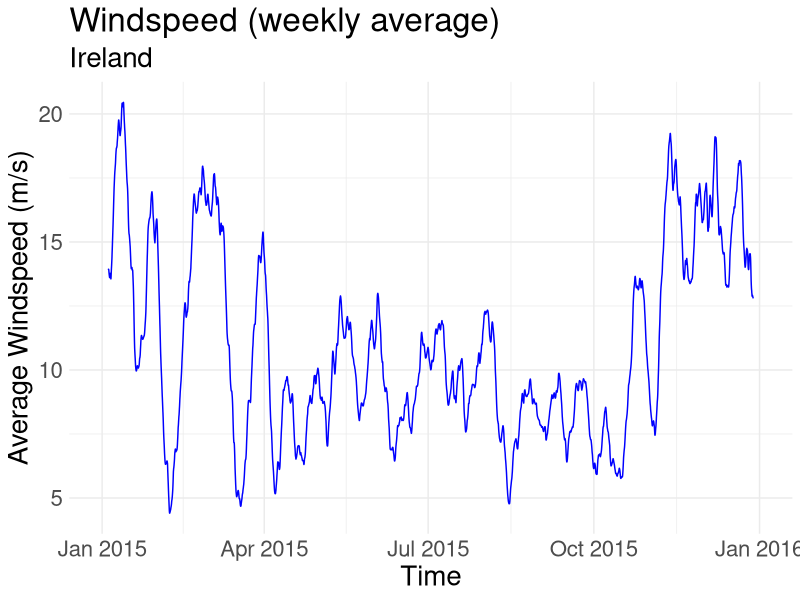
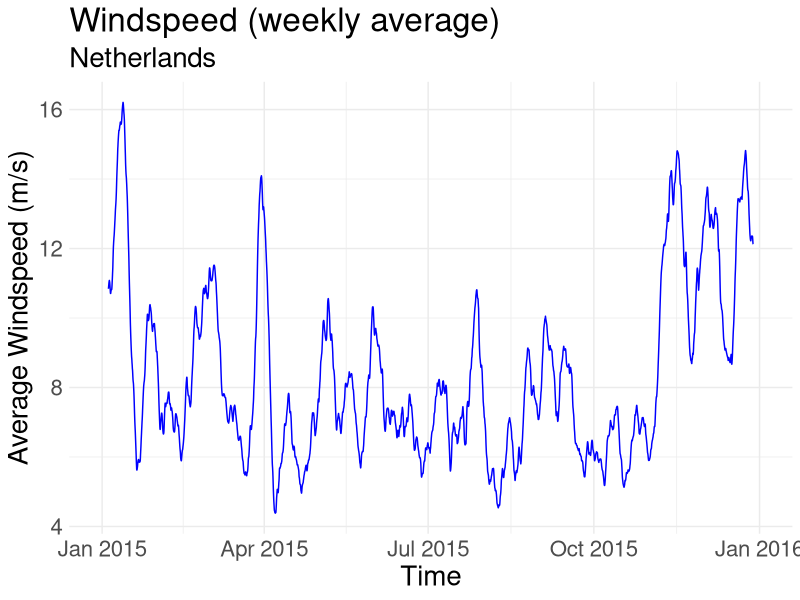
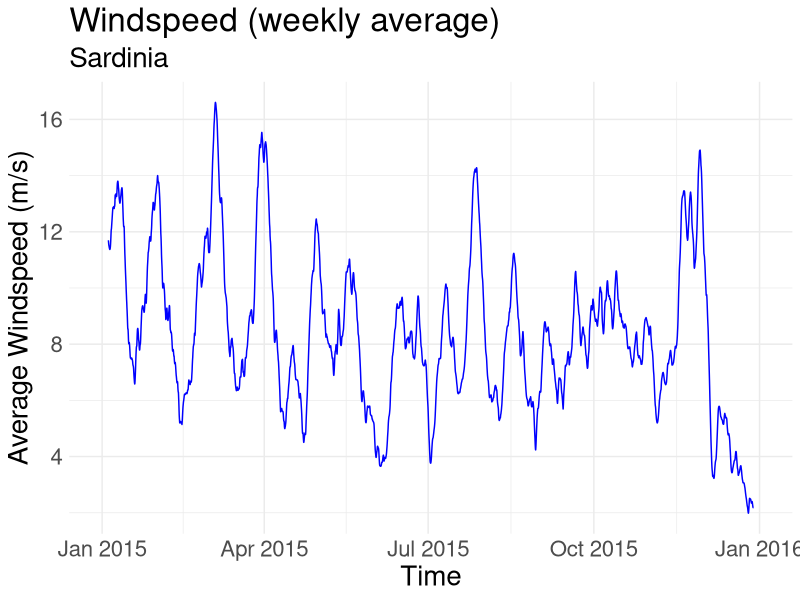
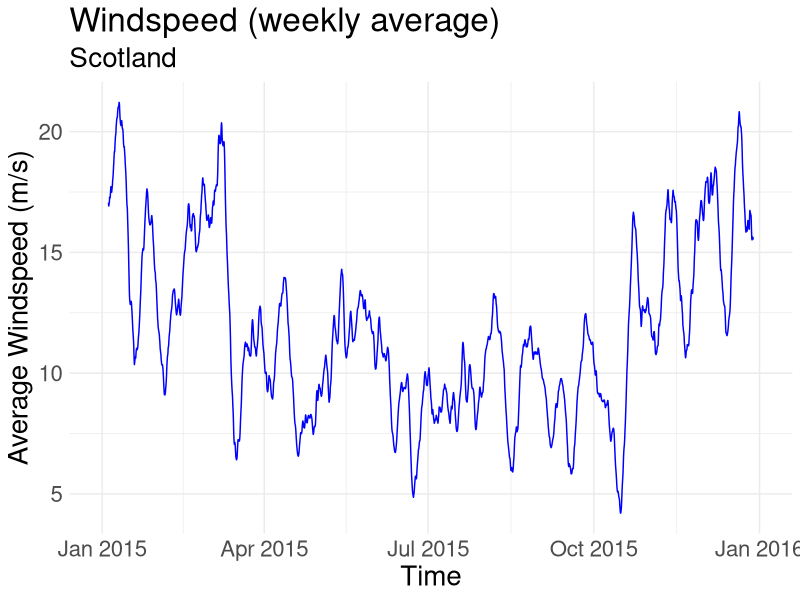

Here is the R script that generated these plots, in order:
## ---- chunk 1
knitr::opts_chunk$set(echo = TRUE)
## ---- chunk 2
ireland <- read.csv("Data/Ireland.csv")
ireland <- ireland[,c(2:9)]
ireland$TIME <- strptime(ireland$TIME, format ="%d/%m/%Y %H:%M")

netherlands <- read.csv("Data/Netherlands.csv")
netherlands <- netherlands[,c(2:9)]
netherlands$TIME <- strptime(netherlands$TIME, format ="%d/%m/%Y %H:%M")

sardinia <- read.csv("Data/Sardinia.csv")
sardinia <- sardinia[,c(2:9)]
sardinia$TIME <- strptime(sardinia$time, format ="%d/%m/%Y %H:%M")

scotland <- read.csv("Data/Scotland.csv")
scotland <- scotland[,c(2:9)]
scotland$TIME <- strptime(scotland$TIME, format ="%d/%m/%Y %H:%M")

## ---- chunk 3
library(ggplot2)
library(magrittr)
library(zoo)

ireland_ws <- ireland %>%
  ggplot(aes(x = as.POSIXct(TIME), y = WS)) +
  geom_line(aes(y=rollmean(WS, 336, na.pad=TRUE)), color = "blue") + 
  #coord_x_date(xlim = c("2015-01-01", "2015-31-12")) + # Zoom in
  labs(x = "Time", y = "Average Windspeed (m/s)", title = "Windspeed (weekly average)", subtitle = "Ireland") +
  theme_minimal() +
  theme(text = element_text(size = 20))
ireland_ws

netherlands_ws <- netherlands %>%
  ggplot(aes(x = as.POSIXct(TIME), y = WS)) +
  geom_line(aes(y=rollmean(WS, 336, na.pad=TRUE)), color = "blue") + 
  #coord_x_date(xlim = c("2015-01-01", "2015-31-12")) + # Zoom in
  labs(x = "Time", y = "Average Windspeed (m/s)", title = "Windspeed (weekly average)", subtitle = "Netherlands") +
  theme_minimal() +
  theme(text = element_text(size = 20))
netherlands_ws

sardinia_ws <- sardinia %>%
  ggplot(aes(x = as.POSIXct(TIME), y = WS)) +
  geom_line(aes(y=rollmean(WS, 336, na.pad=TRUE)), color = "blue") + 
  #coord_x_date(xlim = c("2015-01-01", "2015-31-12")) + # Zoom in
  labs(x = "Time", y = "Average Windspeed (m/s)", title = "Windspeed (weekly average)", subtitle = "Sardinia") +
  theme_minimal() +
  theme(text = element_text(size = 20))
sardinia_ws

scotland_ws <- scotland %>%
  ggplot(aes(x = as.POSIXct(TIME), y = WS)) +
  geom_line(aes(y=rollmean(WS, 336, na.pad=TRUE)), color = "blue") + 
  #coord_x_date(xlim = c("2015-01-01", "2015-31-12")) + # Zoom in
  labs(x = "Time", y = "Average Windspeed (m/s)", title = "Windspeed (weekly average)", subtitle = "Scotland") +
  theme_minimal() +
  theme(text = element_text(size = 20))
scotland_ws
